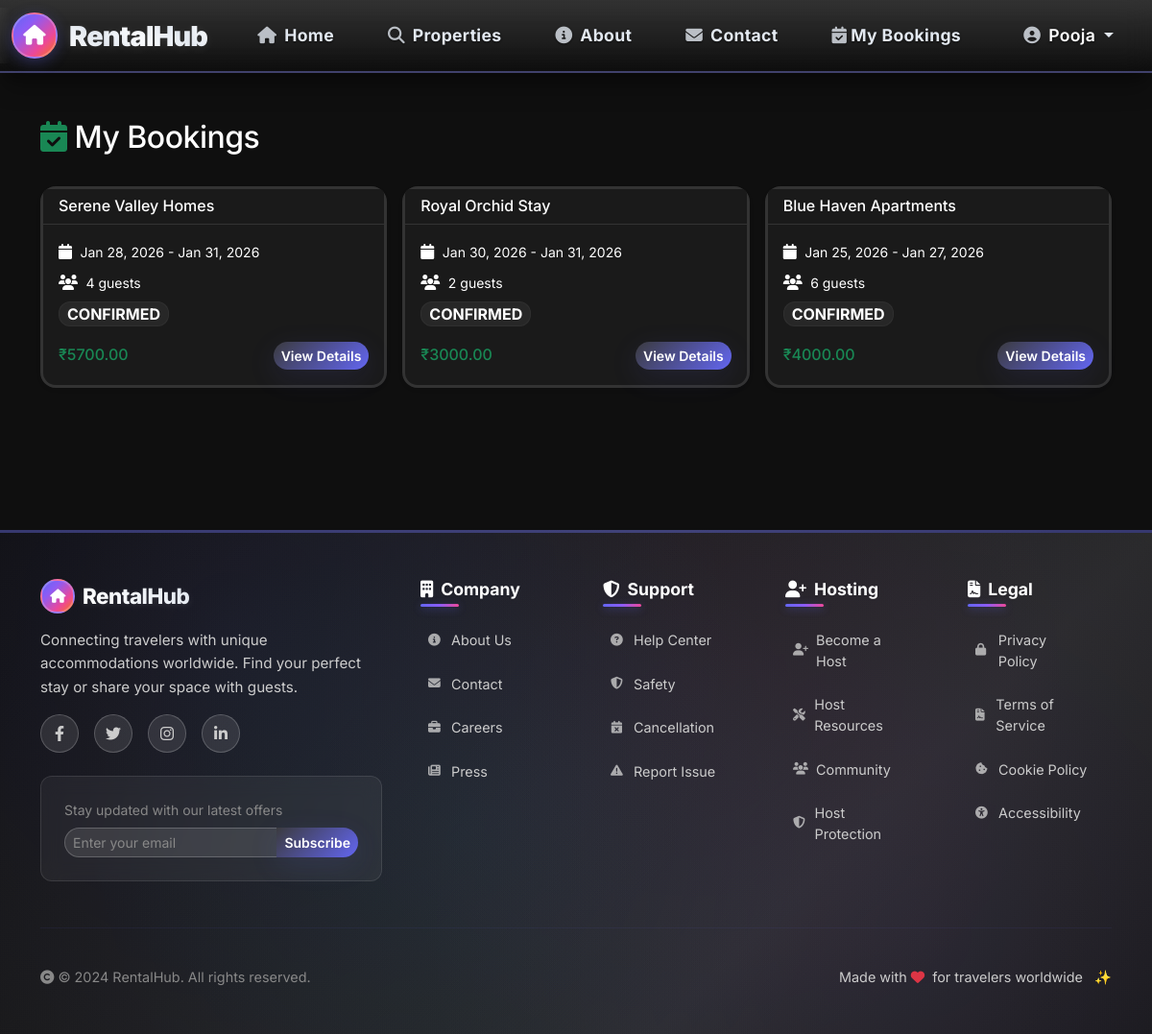
/accounts/dashboard/traveller/ (signed in), run on the app's committed database.
### accounts/models.py (models this page shows)
class User(AbstractUser):
    ROLE_CHOICES = (
        ('ADMIN', 'Admin'),
        ('OWNER', 'Property Owner'),
        ('TRAVELLER', 'Traveller'),
    )
    role = models.CharField(max_length=10, choices=ROLE_CHOICES, default='TRAVELLER')
    def is_owner(self):
        return self.role == 'OWNER'
    def is_traveller(self):
        return self.role == 'TRAVELLER'
    def is_admin(self):
        return self.role == 'ADMIN' or self.is_superuser
    class Meta:
        ordering = ['-date_joined']

### bookings/models.py (models this page shows, shortened)
class Booking(models.Model):
    STATUS_CHOICES = (
        ('PENDING', 'Pending'),
        ('CONFIRMED', 'Confirmed'),
        ('CANCELLED', 'Cancelled'),
    )
    property = models.ForeignKey('listings.Property', on_delete=models.CASCADE, related_name='bookings')
    traveller = models.ForeignKey(User, on_delete=models.CASCADE, related_name='bookings_made')
    check_in = models.DateField()
    check_out = models.DateField()
    guests = models.PositiveIntegerField()
    status = models.CharField(max_length=10, choices=STATUS_CHOICES, default='PENDING')
    created_at = models.DateTimeField(auto_now_add=True)
    class Meta:
        ordering = ['-created_at']
    def total_price(self):  # CHANGED: method instead of @property
        if self.check_in and self.check_out and self.property:
            nights = (self.check_out - self.check_in).days
            return nights * self.property.price_per_night
        return 0

### listings/models.py (models this page shows, shortened)
class Property(models.Model):
    CATEGORY_CHOICES = (
        ('HOME', 'Home'),
        ('APARTMENT', 'Apartment'),
        ('BEACHFRONT', 'Beachfront'),
        ('MOUNTAIN', 'Mountain'),
        ('CABIN', 'Cabin'),
        ('VILLA', 'Villa'),
        ('OTHER', 'Other'),
    )
    owner = models.ForeignKey(User, on_delete=models.CASCADE, related_name='properties_owned')
    title = models.CharField(max_length=200)
    description = models.TextField()
    address = models.CharField(max_length=255)
    city = models.CharField(max_length=100)
    country = models.CharField(max_length=100, default='India')
    category = models.CharField(max_length=20, choices=CATEGORY_CHOICES, default='HOME')
    price_per_night = models.DecimalField(max_digits=8, decimal_places=2)
    max_guests = models.PositiveIntegerField(default=2)
    is_active = models.BooleanField(default=True)
    created_at = models.DateTimeField(auto_now_add=True)
    class Meta:
        ordering = ['-created_at']

### accounts/views.py (the view)
# urls.py: path('dashboard/traveller/', views.traveller_dashboard, name='traveller_dashboard'),
@login_required
@user_passes_test(traveller_check)
def traveller_dashboard(request):
    bookings = Booking.objects.filter(traveller=request.user).select_related('property')
    return render(request, 'accounts/traveller_dashboard.html', {'bookings': bookings})

### accounts/views.py (called while the page is built)
def traveller_check(user):
    return user.is_authenticated and user.is_traveller()

### templates/accounts/traveller_dashboard.html (shortened to what this page needs)
{% extends 'base.html' %}
{% block content %}
<div class="row mb-4">
    <div class="col-12">
        <h2><i class="fas fa-calendar-check text-success me-2"></i>My Bookings</h2>
    </div>
</div>
{% if bookings %}
<div class="row g-3">
    {% for booking in bookings %}
    <div class="col-md-6 col-lg-4">
        <div class="card shadow-sm h-100">
            <div class="card-header bg-light">
                <h6 class="mb-0">{{ booking.property.title }}</h6>
            </div>
            <div class="card-body">
                <div class="mb-2">
                    <i class="fas fa-calendar me-1"></i>
                    <small>{{ booking.check_in|date:"M d, Y" }} - {{ booking.check_out|date:"M d, Y" }}</small>
                </div>
                <div class="mb-2">
                    <i class="fas fa-users me-1"></i>
                    <small>{{ booking.guests }} guests</small>
                </div>
                <div class="mb-3">
                    <span class="badge bg-{{ booking.status|lower }} fs-6 px-2 py-1">{{ booking.status }}</span>
                </div>
                <div class="d-flex justify-content-between align-items-center">
                    <h6 class="mb-0 text-success">₹{{ booking.total_price }}</h6>
                    <a href="{% url 'bookings:booking_detail' booking.pk %}" class="btn btn-sm btn-primary">View Details</a>
                </div>
            </div>
        </div>
    </div>
    {% endfor %}
</div>
{% endif %}
{% endblock %}

### templates/navbar.html (shortened to what this page needs)
<nav class="navbar navbar-expand-lg navbar-dark bg-gradient shadow-lg">
    <div class="container-fluid">
        <a class="navbar-brand fw-bold d-flex align-items-center" href="{% url 'home' %}">
            <div class="brand-icon-wrapper">
                <div class="brand-icon">
                    <i class="fas fa-home"></i>
                </div>
            </div>
            <span class="brand-text">RentalHub</span>
            <div class="brand-shine"></div>
        </a>
        <div class="collapse navbar-collapse" id="navbarNav">
            <ul class="navbar-nav me-auto">
                <li class="nav-item">
                    <a class="nav-link" href="{% url 'home' %}">
                        <i class="fas fa-home me-2"></i>Home
                    </a>
                </li>
                <li class="nav-item">
                    <a class="nav-link" href="{% url 'listings:property_list' %}">
                        <i class="fas fa-search me-2"></i>Properties
                    </a>
                </li>
                <li class="nav-item">
                    <a class="nav-link" href="{% url 'about' %}">
                        <i class="fas fa-info-circle me-2"></i>About
                    </a>
                </li>
                <li class="nav-item">
                    <a class="nav-link" href="{% url 'contact' %}">
                        <i class="fas fa-envelope me-2"></i>Contact
                    </a>
                </li>
                {% if user.is_authenticated %}
                    {% if user.is_traveller %}
                        <li class="nav-item">
                            <a class="nav-link" href="{% url 'accounts:traveller_dashboard' %}">
                                <i class="fas fa-calendar-check me-1"></i>My Bookings
                            </a>
                        </li>
                    {% endif %}
                {% endif %}
            </ul>
            <ul class="navbar-nav">
                {% if user.is_authenticated %}
                    <li class="nav-item dropdown">
                        <a class="nav-link dropdown-toggle user-dropdown" href="#" role="button" data-bs-toggle="dropdown">
                            <i class="fas fa-user-circle me-2"></i><span class="user-name">{{ user.username }}</span>
                        </a>
                    </li>
                {% endif %}
            </ul>
        </div>
    </div>
</nav>

### data on the page
User: username "Pooja"
Booking: property "Serene Valley Homes", check_in "Jan 28, 2026", check_out "Jan 31, 2026", guests "4", status "CONFIRMED", total_price "5700.00"
Booking: property "Royal Orchid Stay", check_in "Jan 30, 2026", check_out "Jan 31, 2026", guests "2", status "CONFIRMED", total_price "3000.00"
Booking: property "Blue Haven Apartments", check_in "Jan 25, 2026", check_out "Jan 27, 2026", guests "6", status "CONFIRMED", total_price "4000.00"
